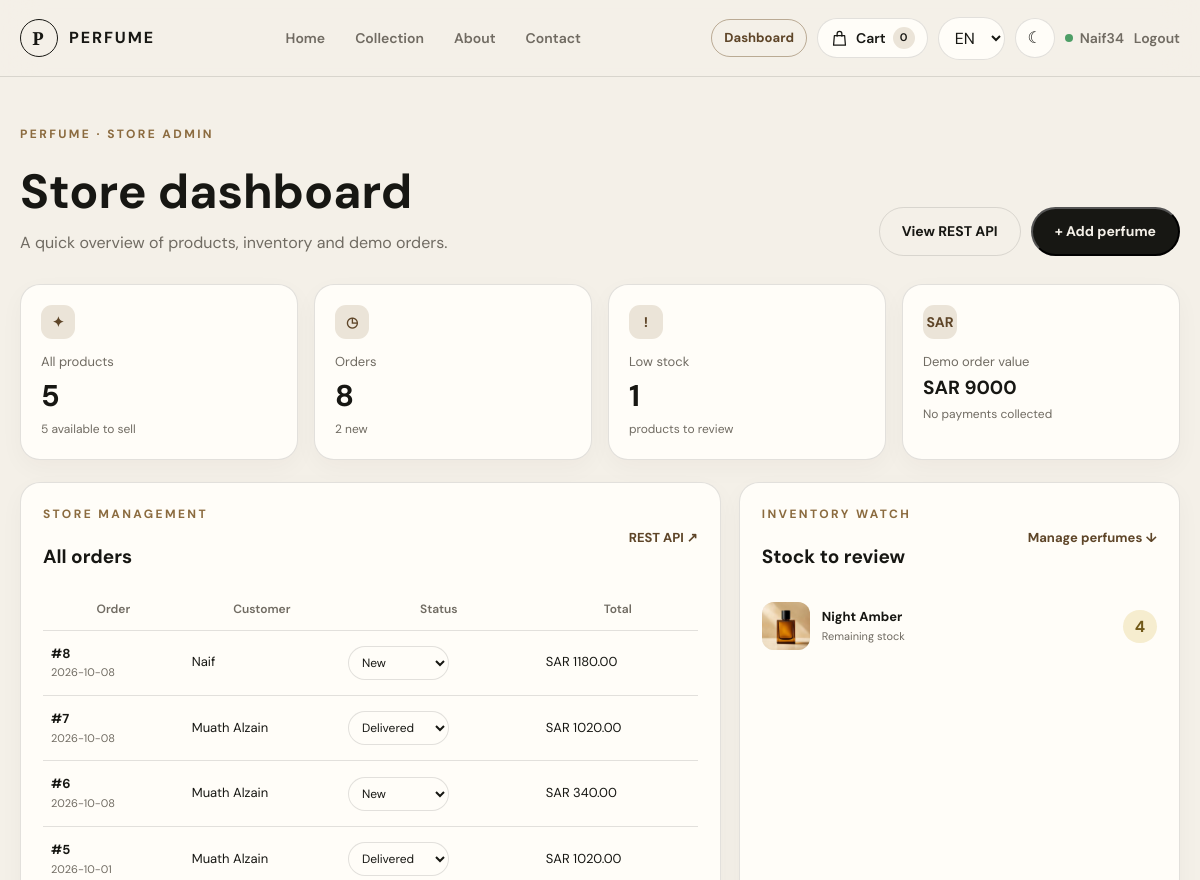
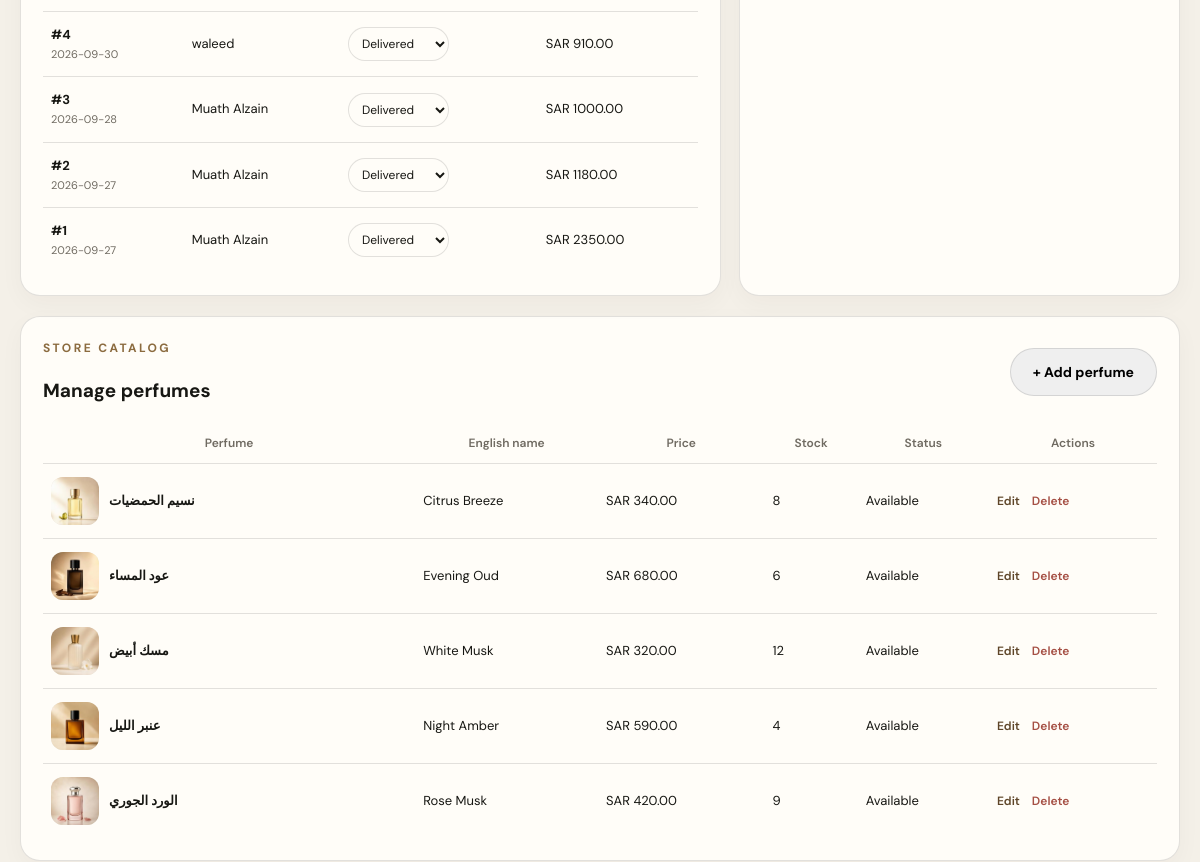
The app's page /en/dashboard/ (signed in, upper part), older data (2 pictures, top to bottom).
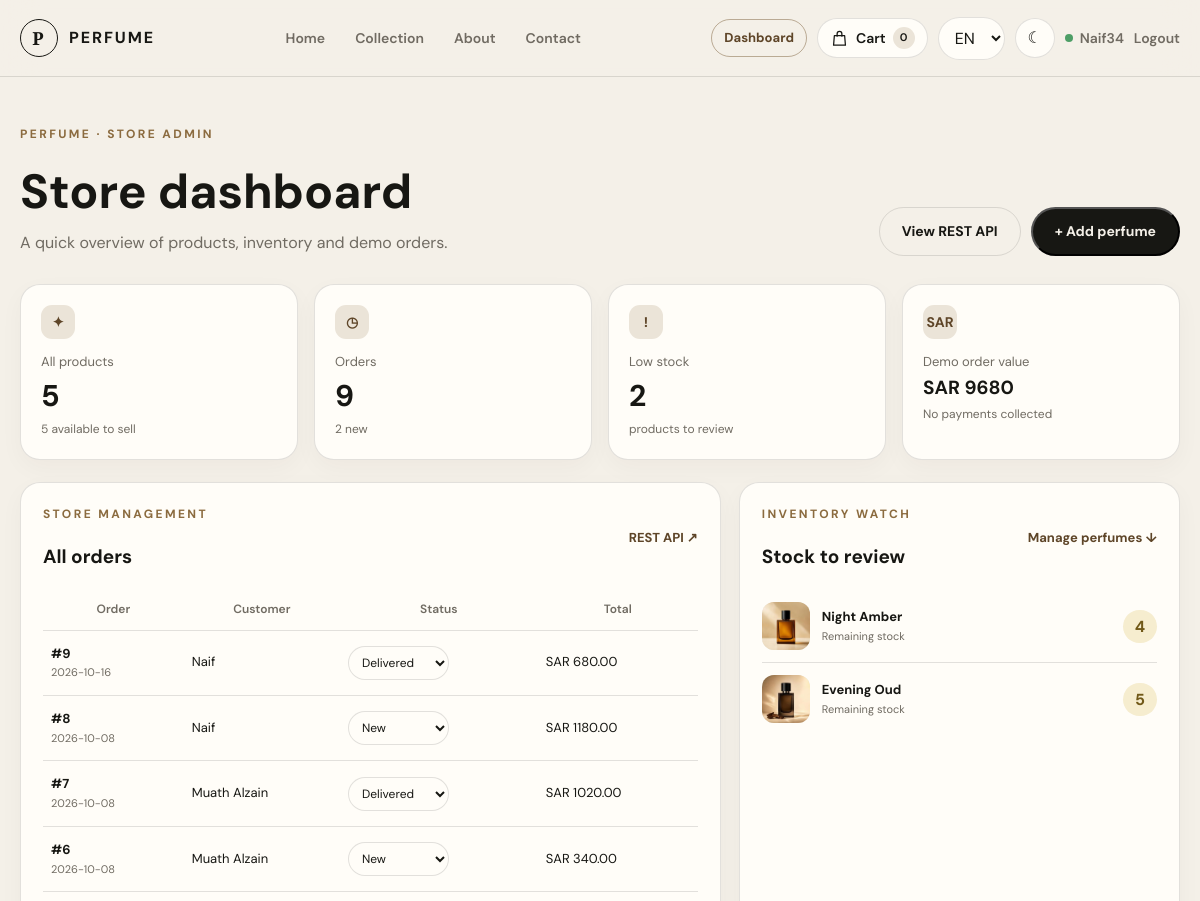
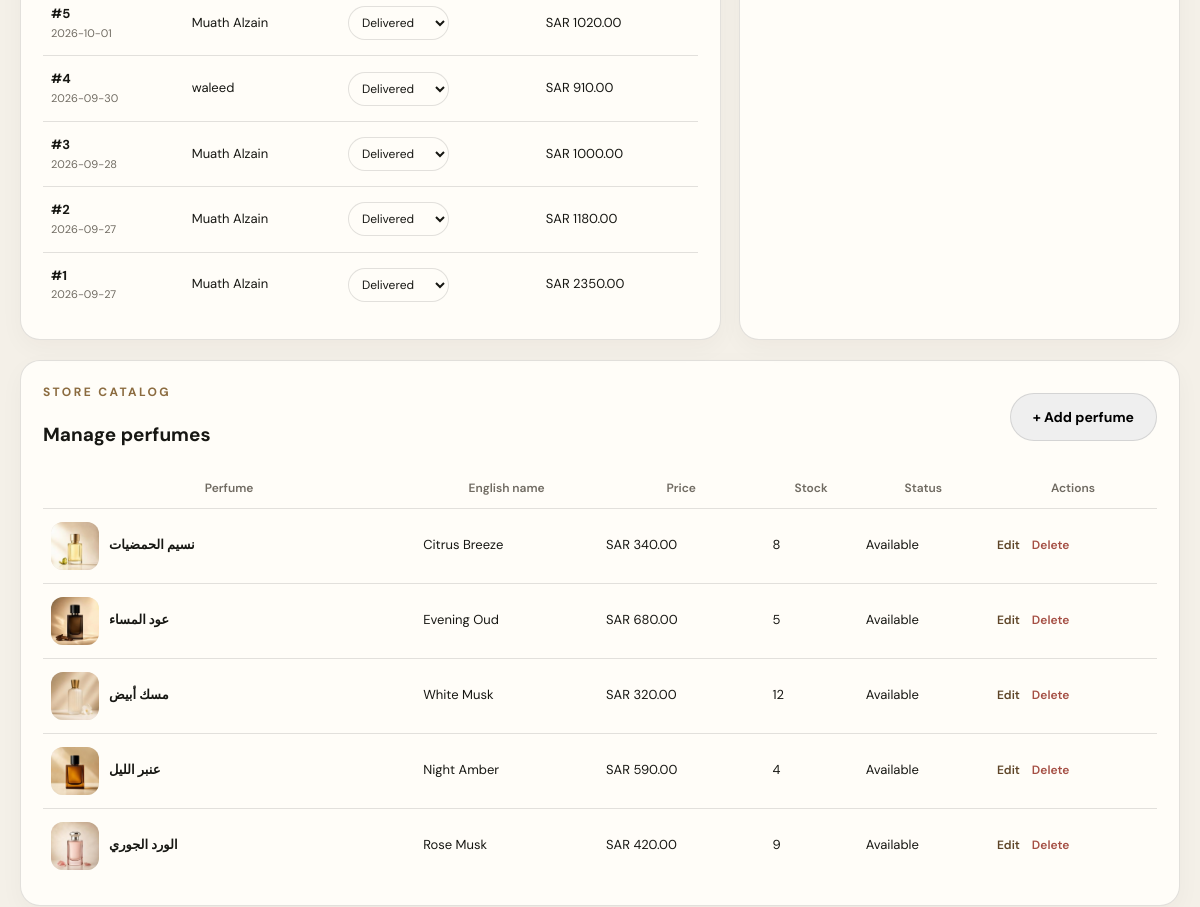
The same page, newer data (2 pictures, top to bottom).
### store/models.py (models this page shows, shortened)
class Order(models.Model):
    class Status(models.TextChoices):
        PENDING = 'pending', 'جديد'
        PROCESSING = 'processing', 'قيد التجهيز'
        SHIPPED = 'shipped', 'تم الشحن'
        DELIVERED = 'delivered', 'مكتمل'
        CANCELLED = 'cancelled', 'ملغي'
    class PaymentStatus(models.TextChoices):
        DEMO = 'demo', 'دفع تجريبي'
    user = models.ForeignKey(
        settings.AUTH_USER_MODEL,
        on_delete=models.PROTECT,
        related_name='orders',
    )
    full_name = models.CharField(max_length=160)
    phone = models.CharField(max_length=30)
    city = models.CharField(max_length=100)
    address = models.CharField(max_length=255)
    notes = models.TextField(blank=True)
    subtotal = models.DecimalField(max_digits=10, decimal_places=2)
    shipping_fee = models.DecimalField(max_digits=10, decimal_places=2, default=0)
    total = models.DecimalField(max_digits=10, decimal_places=2)
    status = models.CharField(max_length=20, choices=Status.choices, default=Status.PENDING)
    payment_status = models.CharField(
        max_length=20,
        choices=PaymentStatus.choices,
        default=PaymentStatus.DEMO,
    )
    created_at = models.DateTimeField(auto_now_add=True)
    class Meta:
        ordering = ('-created_at',)

class Product(models.Model):
    name = models.CharField(max_length=200, verbose_name='الاسم بالعربية')
    name_en = models.CharField(max_length=200, blank=True, default='', verbose_name='Name in English')
    description = models.TextField(verbose_name='الوصف بالعربية')
    description_en = models.TextField(blank=True, default='', verbose_name='Description in English')
    price = models.DecimalField(max_digits=10, decimal_places=2)
    image = models.ImageField(upload_to='products/', blank=True, null=True)
    available = models.BooleanField(default=True)
    stock = models.PositiveIntegerField(default=10, verbose_name='الكمية المتوفرة')
    created_at = models.DateTimeField(auto_now_add=True)
    @property
    def localized_name(self):
        if get_language() == 'en' and self.name_en:
            return self.name_en
        return self.name

### store/views.py (the view)
# urls.py: path('dashboard/', views.admin_dashboard, name='admin_dashboard'),
@login_required
def admin_dashboard(request):
    if not request.user.is_staff:
        messages.error(request, _localized_message(request, 'هذه الصفحة مخصصة لإدارة المتجر.', 'This page is for store staff only.'))
        return redirect('home')
    orders = Order.objects.select_related('user')
    products = Product.objects.all()
    low_stock_products = products.filter(available=True, stock__lte=5).order_by('stock', 'name')
    return render(request, 'store/admin_dashboard.html', {
        'product_count': products.count(),
        'available_product_count': products.filter(available=True, stock__gt=0).count(),
        'low_stock_count': low_stock_products.count(),
        'order_count': orders.count(),
        'pending_order_count': orders.filter(status=Order.Status.PENDING).count(),
        'demo_order_value': orders.aggregate(total=Sum('total'))['total'] or Decimal('0.00'),
        'recent_orders': orders,
        'low_stock_products': low_stock_products[:6],
        'manage_products': products.order_by('-created_at'),
        'page_content': StoreContent.get_solo(),
    })

### store/context_processors.py (called while the page is built, shortened)
def cart_summary(request):
    if request.user.is_authenticated:
        quantity = Cart.objects.filter(user=request.user).aggregate(
            quantity=Sum('items__quantity'),
        )['quantity'] or 0
    return {'cart_item_count': quantity}

### store/models.py (called while the page is built)
    @classmethod
    def get_solo(cls):
        content, _ = cls.objects.get_or_create(pk=1)
        return content

### store/templates/store/admin_dashboard.html (shortened to what the changed rows need)
{% extends 'base.html' %}
{% load i18n l10n %}
{% get_current_language as LANGUAGE_CODE %}
{% block content %}
<section class="section-shell admin-dashboard-shell"
         data-api-products="{% url 'api-product-list' %}"
         data-api-orders="{% url 'api-order-list' %}"
         data-api-content="{% url 'api-store-content' %}"
         data-language="{{ LANGUAGE_CODE }}">
    <div class="admin-dashboard-heading">
        <div>
            <h1>{% if LANGUAGE_CODE == 'ar' %}لوحة الإدارة{% else %}Store dashboard{% endif %}</h1>
        </div>
    </div>
    <div class="dashboard-metrics">
        <article class="dashboard-metric">
            <span class="metric-icon">◷</span>
            <p>{% if LANGUAGE_CODE == 'ar' %}الطلبات{% else %}Orders{% endif %}</p>
            <strong>{{ order_count }}</strong>
            <small>{% if LANGUAGE_CODE == 'ar' %}{{ pending_order_count }} طلب جديد{% else %}{{ pending_order_count }} new{% endif %}</small>
        </article>
        <article class="dashboard-metric">
            <span class="metric-icon">!</span>
            <p>{% if LANGUAGE_CODE == 'ar' %}مخزون منخفض{% else %}Low stock{% endif %}</p>
            <strong>{{ low_stock_count }}</strong>
            <small>{% if LANGUAGE_CODE == 'ar' %}منتجات تحتاج مراجعة{% else %}products to review{% endif %}</small>
        </article>
        <article class="dashboard-metric">
            <strong class="metric-money"><bdi class="money" dir="ltr">SAR {{ demo_order_value|unlocalize }}</bdi></strong>
        </article>
    </div>
    <div class="dashboard-panels">
        <section class="dashboard-panel">
            <div class="dashboard-panel-heading">
                <div>
                    <h2>{% if LANGUAGE_CODE == 'ar' %}كل الطلبات{% else %}All orders{% endif %}</h2>
                </div>
            </div>
            {% if recent_orders %}
                <div class="dashboard-table-wrap">
                    <table class="dashboard-table">
                        <thead>
                            <tr>
                                <th>{% if LANGUAGE_CODE == 'ar' %}الطلب{% else %}Order{% endif %}</th>
                                <th>{% if LANGUAGE_CODE == 'ar' %}العميل{% else %}Customer{% endif %}</th>
                                <th>{% if LANGUAGE_CODE == 'ar' %}الحالة{% else %}Status{% endif %}</th>
                                <th>{% if LANGUAGE_CODE == 'ar' %}الإجمالي{% else %}Total{% endif %}</th>
                            </tr>
                        </thead>
                        <tbody>
                            {% for order in recent_orders %}
                                <tr>
                                    <td><strong>#{{ order.pk }}</strong><small>{{ order.created_at|date:'Y-m-d' }}</small></td>
                                    <td>{{ order.full_name }}</td>
                                    <td>
                                        <select class="dashboard-order-status status-{{ order.status }}" data-order-id="{{ order.pk }}" aria-label="{% if LANGUAGE_CODE == 'ar' %}حالة الطلب {{ order.pk }}{% else %}Status for order {{ order.pk }}{% endif %}">
                                            <option value="pending" {% if order.status == 'pending' %}selected{% endif %}>{% if LANGUAGE_CODE == 'ar' %}جديد{% else %}New{% endif %}</option>
                                            <option value="delivered" {% if order.status == 'delivered' %}selected{% endif %}>{% if LANGUAGE_CODE == 'ar' %}مكتمل{% else %}Delivered{% endif %}</option>
                                        </select>
                                    </td>
                                    <td><bdi class="money" dir="ltr">SAR {{ order.total|unlocalize }}</bdi></td>
                                </tr>
                            {% endfor %}
                        </tbody>
                    </table>
                </div>
            {% else %}
                <div class="dashboard-empty">{% if LANGUAGE_CODE == 'ar' %}ما فيه طلبات حتى الآن. بتظهر هنا بعد تسجيل طلب تجريبي.{% else %}No orders yet. Demo orders will appear here.{% endif %}</div>
            {% endif %}
        </section>
        <section class="dashboard-panel">
            <div class="dashboard-panel-heading">
                <div>
                    <h2>{% if LANGUAGE_CODE == 'ar' %}مخزون يحتاج انتباه{% else %}Stock to review{% endif %}</h2>
                </div>
            </div>
            {% if low_stock_products %}
                <div class="dashboard-stock-list">
                    {% for product in low_stock_products %}
                        <a class="dashboard-stock-item" href="#manage-products">
                            <span class="stock-product-image">
                                {% if product.image %}<img src="{{ product.image.url }}" alt="">
                                {% else %}<span>P</span>{% endif %}
                            </span>
                            <span class="stock-product-copy"><strong>{{ product.localized_name }}</strong><small>{% if LANGUAGE_CODE == 'ar' %}المخزون المتبقي{% else %}Remaining stock{% endif %}</small></span>
                            <strong class="stock-number">{{ product.stock }}</strong>
                        </a>
                    {% endfor %}
                </div>
            {% else %}
                <div class="dashboard-empty">{% if LANGUAGE_CODE == 'ar' %}كل المنتجات المتاحة لديها مخزون كافٍ.{% else %}All available products have sufficient stock.{% endif %}</div>
            {% endif %}
        </section>
    </div>
    <section class="dashboard-panel dashboard-manage-panel" id="manage-products">
        <div class="dashboard-panel-heading">
            <div>
                <h2>{% if LANGUAGE_CODE == 'ar' %}إدارة العطور{% else %}Manage perfumes{% endif %}</h2>
            </div>
        </div>
        <div class="dashboard-table-wrap">
            <table class="dashboard-table product-admin-table">
                <thead><tr>
                    <th>{% if LANGUAGE_CODE == 'ar' %}العطر{% else %}Perfume{% endif %}</th>
                    <th>{% if LANGUAGE_CODE == 'ar' %}الاسم الإنجليزي{% else %}English name{% endif %}</th>
                    <th>{% if LANGUAGE_CODE == 'ar' %}السعر{% else %}Price{% endif %}</th>
                    <th>{% if LANGUAGE_CODE == 'ar' %}المخزون{% else %}Stock{% endif %}</th>
                    <th>{% if LANGUAGE_CODE == 'ar' %}الحالة{% else %}Status{% endif %}</th>
                    <th>{% if LANGUAGE_CODE == 'ar' %}الإجراء{% else %}Actions{% endif %}</th>
                </tr></thead>
                <tbody>
                    {% for product in manage_products %}
                        <tr>
                            <td>
                                <div class="admin-product-cell">
                                    <span class="stock-product-image">{% if product.image %}<img src="{{ product.image.url }}" alt="">{% else %}<span>P</span>{% endif %}</span>
                                    <strong>{{ product.name }}</strong>
                                </div>
                            </td>
                            <td>{{ product.name_en|default:'—' }}</td>
                            <td><bdi class="money" dir="ltr">SAR {{ product.price|unlocalize }}</bdi></td>
                            <td>{{ product.stock }}</td>
                            <td>{% if product.available %}{% if LANGUAGE_CODE == 'ar' %}متاح{% else %}Available{% endif %}{% else %}{% if LANGUAGE_CODE == 'ar' %}مخفي{% else %}Hidden{% endif %}{% endif %}</td>
                            <td>
                                <div class="admin-row-actions">
                                    <button class="text-button edit-product-button" type="button"
                                            data-id="{{ product.pk }}"
                                            data-name="{{ product.name }}"
                                            data-name-en="{{ product.name_en }}"
                                            data-description="{{ product.description }}"
                                            data-description-en="{{ product.description_en }}"
                                            data-price="{{ product.price|unlocalize }}"
                                            data-stock="{{ product.stock }}"
                                            data-available="{{ product.available|yesno:'true,false' }}">
                                        {% if LANGUAGE_CODE == 'ar' %}تعديل{% else %}Edit{% endif %}
                                    </button>
                                    <button class="text-button delete-product-button" type="button" data-id="{{ product.pk }}">
                                        {% if LANGUAGE_CODE == 'ar' %}حذف{% else %}Delete{% endif %}
                                    </button>
                                </div>
                            </td>
                        </tr>
                    {% empty %}
                        <tr><td colspan="6">{% if LANGUAGE_CODE == 'ar' %}لا توجد عطور في المتجر حتى الآن.{% else %}There are no perfumes in the store yet.{% endif %}</td></tr>
                    {% endfor %}
                </tbody>
            </table>
        </div>
    </section>
</section>
{% endblock %}

Row changes from the older to the newer data that the page shows:
added Order: pk "9", created_at "2026-10-16", full_name "Naif", status+id "Delivered", total "680.00"
now on one of the page's lists (row edited): Product: localized_name "Evening Oud", stock "5"
changed Product "Evening Oud": stock "6" → "5"
Text that changed along with them:
{{ order_count }}: "8" → "9"
{{ low_stock_count }}: "1" → "2"
{{ demo_order_value|unlocalize }}: "9000" → "9680"
